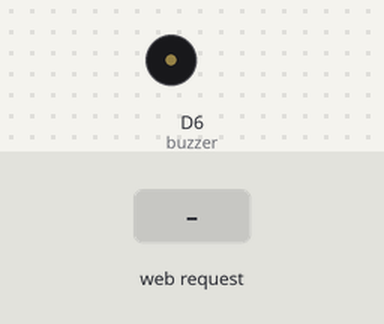
A sketch run on a simulated ESP8266 (NodeMCU). Shown: buzzer (waves = sounding). The inputs (shaded band) are chosen by the test bench. WiFi joins after 1.5 s; servers stay silent unless stated; what the sketch prints to the serial monitor is not drawn.

Above: at 3.7 s.
3.8 s: HTTP request GET /button_state?state=On received
At 4.9 s:
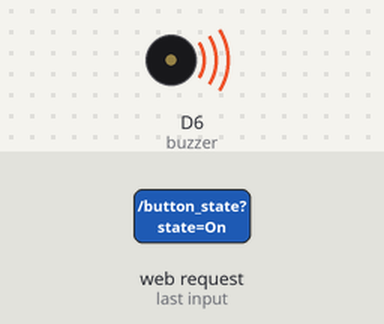
5.3 s: HTTP request GET /button_state received
At 6.1 s:
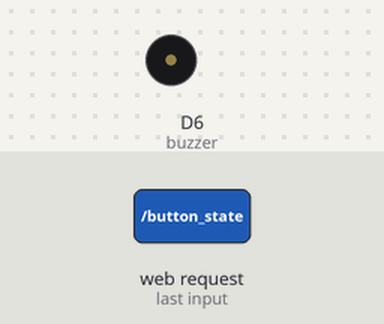
Timing chart, 0 to 8.3 s (numbered marks = the images above; inputs shaded):
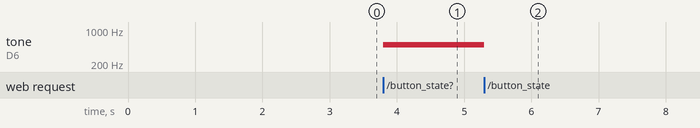

The sketch:

Buzzer_web_control.ino
```cpp
#include<ESP8266WebServer.h>

const char* ssid = ".............";
const char* password = ".........";

//define the pin used by the buzzer
const int buzzer = D6;

//the following String variable will be used
//to store the last state of the button (On or Off)
String container = "";

//set the initial frequency of the buzzer
unsigned int frequency = 500;

ESP8266WebServer server(80);

String page =
R"(
<html lang='en'>
    <head>
        <title>Buzzer control</title>
        <meta name='viewport' content='width=device-width, initial-scale=1'>
        <link rel='stylesheet' href='https://use.fontawesome.com/releases/v5.1.0/css/all.css'/>
        <link rel='stylesheet' href='https://stackpath.bootstrapcdn.com/bootstrap/4.1.2/css/bootstrap.min.css'/>
        <script src='https://code.jquery.com/jquery-3.3.1.min.js'></script>
        <style>
            .css_on
            {
              color: black;
            }
            .css_off
            {
              color: lightgray;
            }
        </style>
    </head>
    <body>
    <div class='container-fluid text-center'>
        <div class='row'>
            <div class='col-sm-12' style='color:red;font-size:7vh'>
                <p>Click/touch the button.</p>
            </div>
        </div>
        <div class='row'>
            <div  class='col-sm-12'>
                <input type='button' class='btn btn-primary' id='id_button' style='font-size:7vh'>
            </div>
        </div>
        <br/>
        <div class='row'>
            <div  class='col-sm-12'>
                <i id='speaker' class='fas fa-volume-up css_off' style='font-size:15vh'></i>
            </div>
        </div>
        <div class='col-sm-12'>
              <input type='range' min='31' max='6000' class='form-control-range' id='slider'/>
        </div>
        <div class='row'>
          <div class='col-sm-12'>
            <h3 id='status'></h3>
          </div>
        </div>
    </div>
    </body>

    <script>
        $(document).ready(refreshFunction);

        function refreshFunction(){
          $.getJSON('/refresh', function(result){
            $('#slider').val(result.frequency);

            if(result.state == 1)
            {
                $('#id_button').val('On');
                $('#speaker').removeClass('css_off').addClass('css_on');
            }
            else
            {
                $('#id_button').val('Off');
                $('#speaker').removeClass('css_on').addClass('css_off');
            }
            $('#status').html('Frequency: ' + result.frequency + ' Hz');
          });
        };

        $('#id_button').click(function(){
            var current_state = $('#speaker').hasClass('css_off');

            if(current_state == true)
            {
                $.ajax({
                  url:'/button_state',
                  type: 'POST',
                  data: {state: 'On'},
                });
                $('#id_button').val('On');
                $('#speaker').removeClass('css_off').addClass('css_on');
            }
            else
            {
                $.ajax({
                  url:'/button_state',
                  type: 'POST',
                  data: {state: 'Off'},
                });
                $('#id_button').val('Off');
                $('#speaker').removeClass('css_on').addClass('css_off');
            }
        });

        $('#slider').on('change', function(){
            var state_slider = $('#slider').val();

            $('#status').html('Frequency: ' + state_slider + ' Hz');
            $.ajax({
              url: '/buzzer_frequency',
              type: 'POST',
              data: {sound: state_slider}
            });
        });
    </script>
</html>
)";

//the htmlIndex() is called everytime somebody access the address
//of the board in the browser and sends back a message.
void htmlIndex()
{
  //send the message to the user
  server.send(200, "text/html", page);
}

//get the state of the button
//and if the state is "On", turn on the buzzer
//at the specified frequency
void button_state()
{
  container = server.arg("state");

  if(container == "On")
  {
    tone(buzzer, frequency);
  }
  else
  {
    noTone(buzzer);
  }
  server.send(200, "text/html", "ok");
}

//the buzzer_frequency() is used to read the state of the slider
//for setting the frequency, and also control the frequency if the
//state is "On"
void buzzer_frequency()
{
  frequency = server.arg("sound").toInt();

  if(container == "On")
  {
    tone(buzzer, frequency);
  }
  else
  {
    noTone(buzzer);
  }
  server.send(200, "text/html", "ok");
}

//function for sending the last state of the
//button, and the frequency after refreshing
void refresh()
{
  //store the last state of the button
  //"On", state = 1
  //"Off", state = 0;
  int state = 0;

  if(container == "On")
  {
    state = 1;
  }

  char data[60] = R"(
    {
      "state": %d,
      "frequency": %d
    }
  )";

  char output[100];
  sprintf(output, data, state, frequency);
  server.send(200, "application/javascript", output);
}

//connectToWiFi() is used to connect to the WiFi network
//using the SSID and PASSWORD variables created at the
//beginning of the code
void connectToWiFi()
{
  Serial.println("Connecting to the WiFi");
  //set the WiFi mode to WiFi_STA.
  //the WiFi_STA means that the board will act as a station,
  //similar to a smartphone or laptop
  WiFi.mode(WIFI_STA);

  //connect to the WiFi network using the ssid and password strings
  WiFi.begin(ssid, password);

  //below we check the status of the WiFi and wait until the
  //board is connected to the network
  Serial.println("Waiting for connection");
  while (WiFi.status() != WL_CONNECTED) {
    delay(500);
    Serial.print(".");
  }

  //when the board is successfully connected to the network,
  //display the IP assigned to it in the serial monitor.
  Serial.println("");
  Serial.print("Connected to ");
  Serial.println(ssid);
  Serial.print("IP address: ");
  Serial.println(WiFi.localIP());
}

//setupServer() function is used to set up and organise
//the website
void setupServer()
{
  server.on("/", htmlIndex);
  server.on("/button_state", button_state);
  server.on("/buzzer_frequency", buzzer_frequency);
  server.on("/refresh", refresh);

  //start the server
  server.begin();

  //print in Serial Monitor that the HTTP server is started
  Serial.println("HTTP server started");
}

void setup()
{
  //set the mode of the pin used by the buzzer as OUTPUT
  pinMode(buzzer, OUTPUT);

  //start the Serial communication at 115200 bits/s
  Serial.begin(115200);

  delay(1000);

  connectToWiFi();
  setupServer();
}

void loop()
{
  //the method below is used to manage the incoming request
  //from the user
  server.handleClient();
}
```

Measured:
- after the input at 3.8 s, tone on D6 (buzzer): silent → 500 Hz at once
- after the input at 5.3 s, tone on D6 (buzzer): 500 Hz → silent at once
